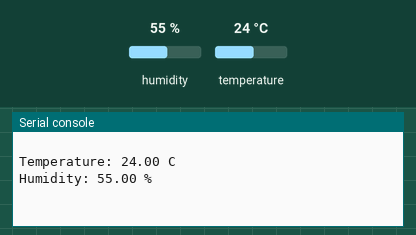
Recording of a program running on a simulated ESP8266 board running MicroPython. Parts: the last lines printed to the serial console. The test bench sets the inputs (shaded band); at power-on: humidity 55 %, temperature 24 °C.

Above: at 1.2 s.
1.3 s: humidity set to 22 %
At 5.33 s:
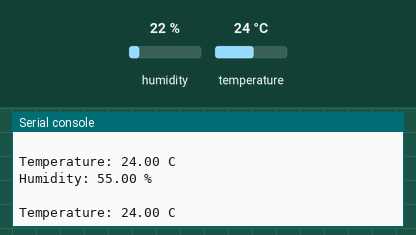
7.5 s: temperature set to 12 °C
At 12.0 s:
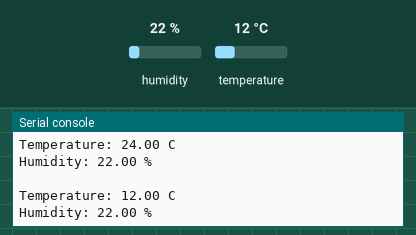
13.7 s: humidity set to 40 %
At 16.9 s:
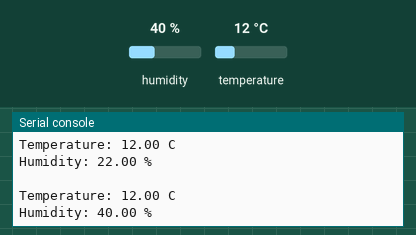
Timing chart, 0 to 18.4 s (numbered marks = the images above; inputs shaded):
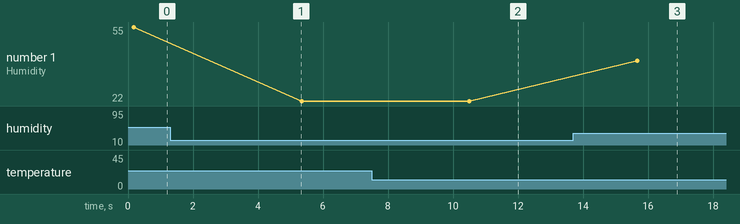

Measured:
- after the input at 7.5 s, the serial console: prints a new line after 2.9 s (image 2)
- after the input at 13.7 s, the serial console: prints a new line after 2.0 s (image 3)
- plotted number 1: 55 → 22 after the input at 1.3 s, 22 → 40 after the input at 13.7 s

The program:

AHT10-test.py
```python
import utime
from machine import Pin, SoftI2C

import ahtx0

i2c = SoftI2C(scl=Pin(5), sda=Pin(4))

sensor = ahtx0.AHT10(i2c)

while True:

    print("\nTemperature: %0.2f C" % sensor.temperature)
    print("Humidity: %0.2f %%" % sensor.relative_humidity)
    utime.sleep(5)
```
